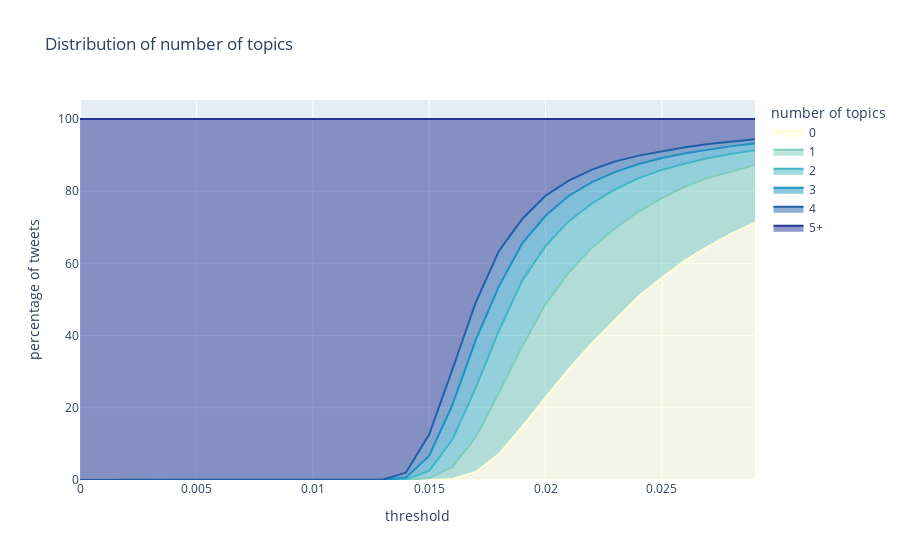

Write notebook code for a chart like this one.
### Code cell
visualize_thresholds(topic_distr, lower_thr=0, upper_thr=0.03)
# 0.018 - 0.02

### Figure 1 — Plotly figure (JSON) as saved in the notebook; plotly's stock layout.template omitted (floating-point values rounded to 4 significant figures)
{"data": [{"fillpattern": {"shape": ""}, "hovertemplate": "number of topics=0<br>threshold=%{x}<br>percentage of tweets=%{y}<extra></extra>", "legendgroup": "0", "line": {"color": "rgb(255,255,217)"}, "marker": {"symbol": "circle"}, "mode": "lines", "name": "0", "orientation": "v", "showlegend": true, "stackgroup": "1", "type": "scatter", "x": [0, 0.001, 0.002, 0.003, 0.004, 0.005, 0.006, 0.007, 0.008, 0.009, 0.01, 0.011, 0.012, 0.013, 0.014, 0.015, 0.016, 0.017, 0.018, 0.019, 0.02, 0.021, 0.022, 0.023, 0.024, 0.025, 0.026, 0.027, 0.028, 0.029], "xaxis": "x", "y": [0, 0.003232, 0.003232, 0.003232, 0.003232, 0.003232, 0.003232, 0.003232, 0.003232, 0.003232, 0.003232, 0.003232, 0.003232, 0.003232, 0.003232, 0.014, 0.2909, 2.208, 7.182, 14.78, 22.82, 30.71, 37.93, 44.35, 50.89, 56.03, 60.84, 64.74, 68.3, 71.29], "yaxis": "y"}, {"fillpattern": {"shape": ""}, "hovertemplate": "number of topics=1<br>threshold=%{x}<br>percentage of tweets=%{y}<extra></extra>", "legendgroup": "1", "line": {"color": "rgb(127,205,187)"}, "marker": {"symbol": "circle"}, "mode": "lines", "name": "1", "orientation": "v", "showlegend": true, "stackgroup": "1", "type": "scatter", "x": [0, 0.001, 0.002, 0.003, 0.004, 0.005, 0.006, 0.007, 0.008, 0.009, 0.01, 0.011, 0.012, 0.013, 0.014, 0.015, 0.016, 0.017, 0.018, 0.019, 0.02, 0.021, 0.022, 0.023, 0.024, 0.025, 0.026, 0.027, 0.028, 0.029], "xaxis": "x", "y": [0, 0.002155, 0.002155, 0.002155, 0.002155, 0.002155, 0.002155, 0.002155, 0.002155, 0.002155, 0.002155, 0.002155, 0.002155, 0.002155, 0.01831, 0.5042, 3.319, 9.632, 16.99, 22.19, 25.91, 26.82, 26.43, 25.44, 23.47, 22.06, 20.47, 19.01, 17.22, 15.98], "yaxis": "y"}, {"fillpattern": {"shape": ""}, "hovertemplate": "number of topics=2<br>threshold=%{x}<br>percentage of tweets=%{y}<extra></extra>", "legendgroup": "2", "line": {"color": "rgb(65,182,196)"}, "marker": {"symbol": "circle"}, "mode": "lines", "name": "2", "orientation": "v", "showlegend": true, "stackgroup": "1", "type": "scatter", "x": [0, 0.001, 0.002, 0.003, 0.004, 0.005, 0.006, 0.007, 0.008, 0.009, 0.01, 0.011, 0.012, 0.013, 0.014, 0.015, 0.016, 0.017, 0.018, 0.019, 0.02, 0.021, 0.022, 0.023, 0.024, 0.025, 0.026, 0.027, 0.028, 0.029], "xaxis": "x", "y": [0, 0.009695, 0.009695, 0.009695, 0.009695, 0.009695, 0.009695, 0.009695, 0.009695, 0.009695, 0.009695, 0.009695, 0.009695, 0.009695, 0.1433, 2.013, 7.598, 13.68, 17.19, 18.26, 16.1, 14.17, 12.28, 10.79, 9.26, 7.818, 6.36, 5.452, 4.86, 4.056], "yaxis": "y"}, {"fillpattern": {"shape": ""}, "hovertemplate": "number of topics=3<br>threshold=%{x}<br>percentage of tweets=%{y}<extra></extra>", "legendgroup": "3", "line": {"color": "rgb(29,145,192)"}, "marker": {"symbol": "circle"}, "mode": "lines", "name": "3", "orientation": "v", "showlegend": true, "stackgroup": "1", "type": "scatter", "x": [0, 0.001, 0.002, 0.003, 0.004, 0.005, 0.006, 0.007, 0.008, 0.009, 0.01, 0.011, 0.012, 0.013, 0.014, 0.015, 0.016, 0.017, 0.018, 0.019, 0.02, 0.021, 0.022, 0.023, 0.024, 0.025, 0.026, 0.027, 0.028, 0.029], "xaxis": "x", "y": [0, 0.014, 0.014, 0.014, 0.014, 0.014, 0.014, 0.014, 0.014, 0.014, 0.014, 0.014, 0.014, 0.01616, 0.5494, 4.133, 9.598, 13.2, 12.33, 10.33, 8.347, 7.052, 5.89, 4.777, 3.928, 3.285, 2.846, 2.402, 2.11, 1.908], "yaxis": "y"}, {"fillpattern": {"shape": ""}, "hovertemplate": "number of topics=4<br>threshold=%{x}<br>percentage of tweets=%{y}<extra></extra>", "legendgroup": "4", "line": {"color": "rgb(34,94,168)"}, "marker": {"symbol": "circle"}, "mode": "lines", "name": "4", "orientation": "v", "showlegend": true, "stackgroup": "1", "type": "scatter", "x": [0, 0.001, 0.002, 0.003, 0.004, 0.005, 0.006, 0.007, 0.008, 0.009, 0.01, 0.011, 0.012, 0.013, 0.014, 0.015, 0.016, 0.017, 0.018, 0.019, 0.02, 0.021, 0.022, 0.023, 0.024, 0.025, 0.026, 0.027, 0.028, 0.029], "xaxis": "x", "y": [0, 0.02262, 0.02262, 0.02262, 0.02262, 0.02262, 0.02262, 0.02262, 0.02262, 0.02262, 0.02262, 0.02262, 0.02262, 0.0377, 1.311, 5.937, 9.801, 10.44, 9.754, 6.743, 5.565, 4.168, 3.463, 2.897, 2.299, 1.884, 1.65, 1.467, 1.314, 1.174], "yaxis": "y"}, {"fillpattern": {"shape": ""}, "hovertemplate": "number of topics=5+<br>threshold=%{x}<br>percentage of tweets=%{y}<extra></extra>", "legendgroup": "5+", "line": {"color": "rgb(37,52,148)"}, "marker": {"symbol": "circle"}, "mode": "lines", "name": "5+", "orientation": "v", "showlegend": true, "stackgroup": "1", "type": "scatter", "x": [0, 0.001, 0.002, 0.003, 0.004, 0.005, 0.006, 0.007, 0.008, 0.009, 0.01, 0.011, 0.012, 0.013, 0.014, 0.015, 0.016, 0.017, 0.018, 0.019, 0.02, 0.021, 0.022, 0.023, 0.024, 0.025, 0.026, 0.027, 0.028, 0.029], "xaxis": "x", "y": [100, 99.95, 99.95, 99.95, 99.95, 99.95, 99.95, 99.95, 99.95, 99.95, 99.95, 99.95, 99.95, 99.93, 97.97, 87.4, 69.39, 50.84, 36.55, 27.7, 21.25, 17.08, 14.01, 11.75, 10.15, 8.926, 7.838, 6.931, 6.201, 5.586], "yaxis": "y"}], "layout": {"legend": {"title": {"text": "number of topics"}, "tracegroupgap": 0}, "title": {"text": "Distribution of number of topics"}, "xaxis": {"anchor": "y", "domain": [0, 1], "title": {"text": "threshold"}}, "yaxis": {"anchor": "x", "domain": [0, 1], "title": {"text": "percentage of tweets"}}}}
